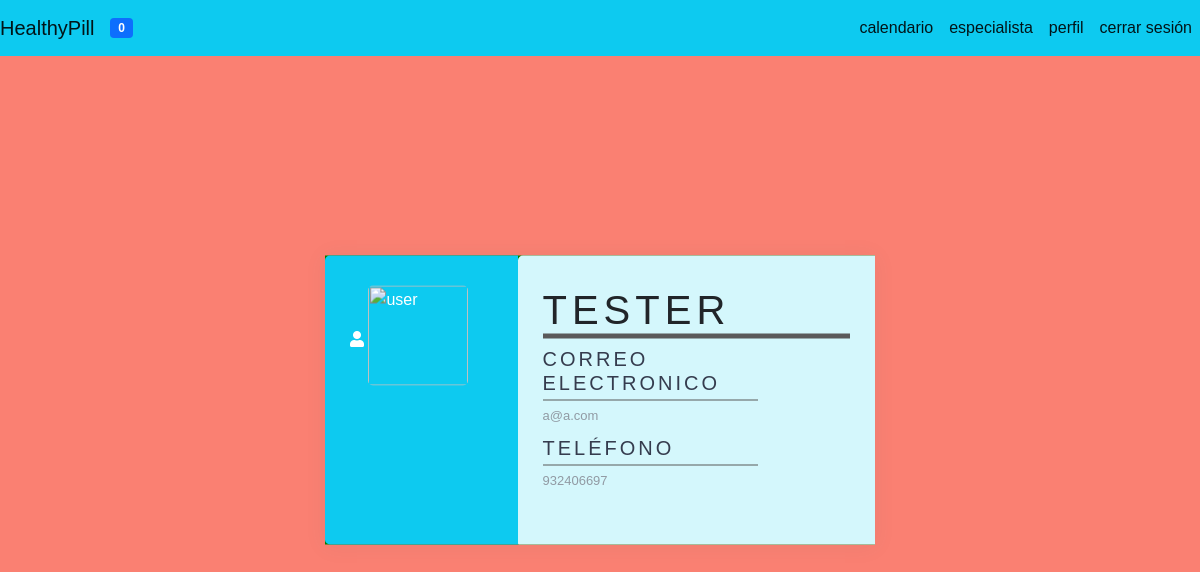
Page /base/perfil/ (signed in) on the earlier database version.
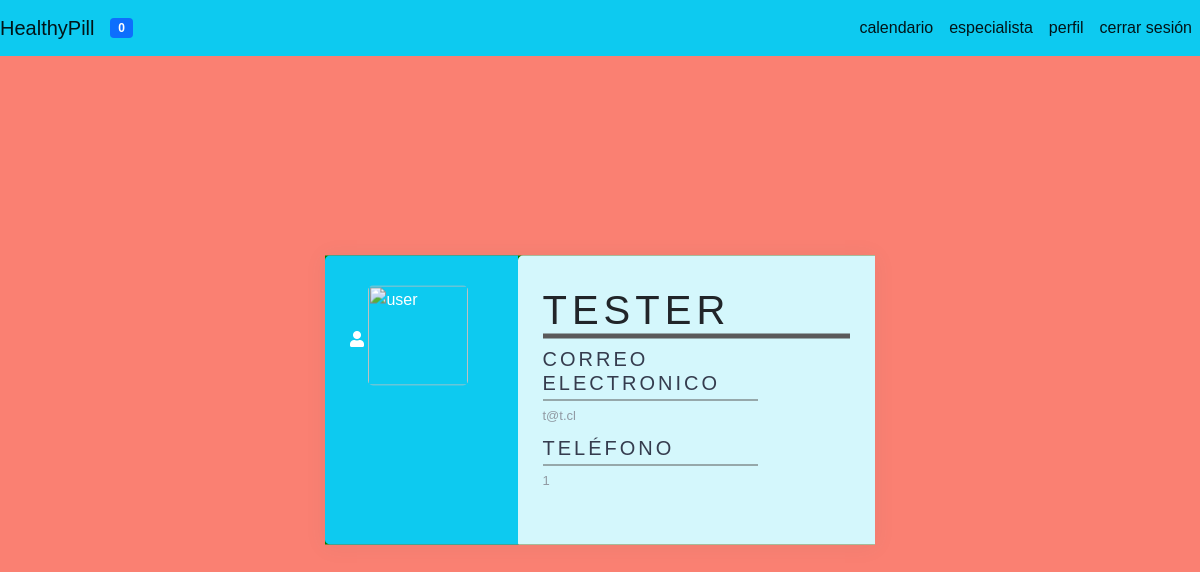
Same page on the later database version.
### HealthyPillApp/models.py (models this page shows, shortened)
class UserProfile(AbstractBaseUser, PermissionsMixin):
    username = models.CharField(max_length=255, unique=True)
    email = models.EmailField(max_length=255, unique=True)
    phone = models.CharField(max_length=12)
    is_active = models.BooleanField(default=True)
    is_staff = models.BooleanField(default=False)
    is_pacient = models.BooleanField(default=True)
    is_specialist = models.BooleanField(default=False)
    objects = UserProfileManager()
    USERNAME_FIELD = 'username'
    REQUIRED_FIELDS = ['email']

### HealthyPillApp/views.py (the view)
# urls.py: path('perfil/', perfil),
def perfil(request):
    return render(request, "HealthyPillApp/Perfil.html")

### HealthyPillApp/templatetags/custom_tags.py (called while the page is built)
@register.inclusion_tag('HealthyPillApp/show_notifications.html', takes_context=True)
def show_notifications(context):
    request_user = context['request'].user
    notifications = Notification.objects.filter(to_user=request_user).exclude(user_has_seen=True).order_by('-date')
    return {'notifications' : notifications}

### HealthyPillApp/templates/HealthyPillApp/Perfil.html (shortened to what this page needs)
{% extends 'HealthyPillApp/Base.html'%}
{% block content%}
<html lang="en" dir='' class = 'controls'"ltr">
    <head>
        <link rel='stylesheet' href='https://use.fontawesome.com/releases/v5.6.3/css/all.css'>
    </head>
    <body>
        <div class="wrapper">
            <div class="left">
                <i class="fas fa-user"></i>
                <img scr="" alt="user" width="100">
            </div>
            <div class="right">
                <h1> {{ request.user.username}} </h1>
                <div class="info">
                    <div class="data">
                        <h5>Correo Electronico</h5>
                        <p>{{request.user.email}}</p>
                    </div>
                    <div class="data">
                        <h5>Teléfono</h5>
                        <p>{{request.user.phone}}</p>
                    </div>
                </div>
            </div>
        </div>
    </body>
</html>
{% endblock %}

Differences in the rows shown:
changed UserProfile "TESTER": user.email "a@a.com" → "t@t.cl"; user.phone "932406697" → "1"
